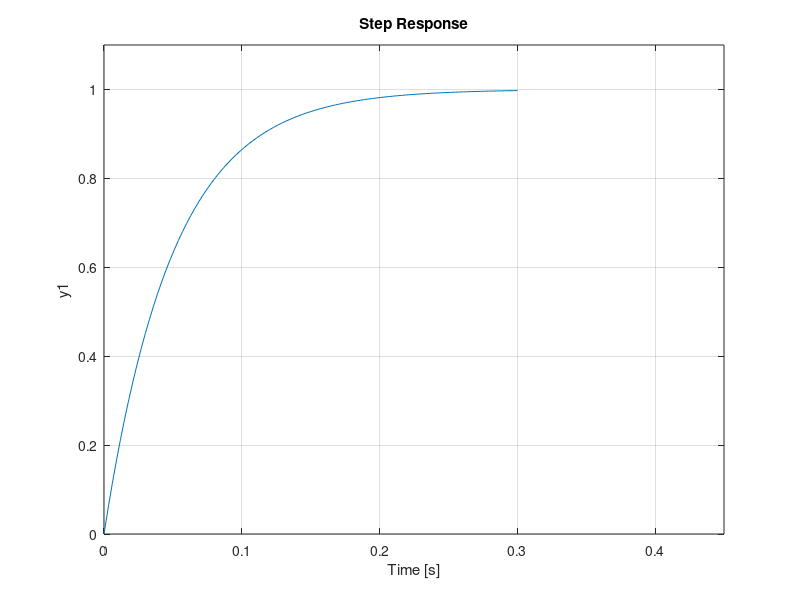

MATLAB code to generate this figure: (Note: this script raises an error after producing the figure.)
Gp = tf([20], [1 20]); % plant transfer function
step(Gp); % Plot the unity step response
axis([0 0.45 0 1.1]); % Set the axis limits

cleanfigure; % cleanfigure
matlab2tikz('Output/ex1.tex'); % convert to tex
